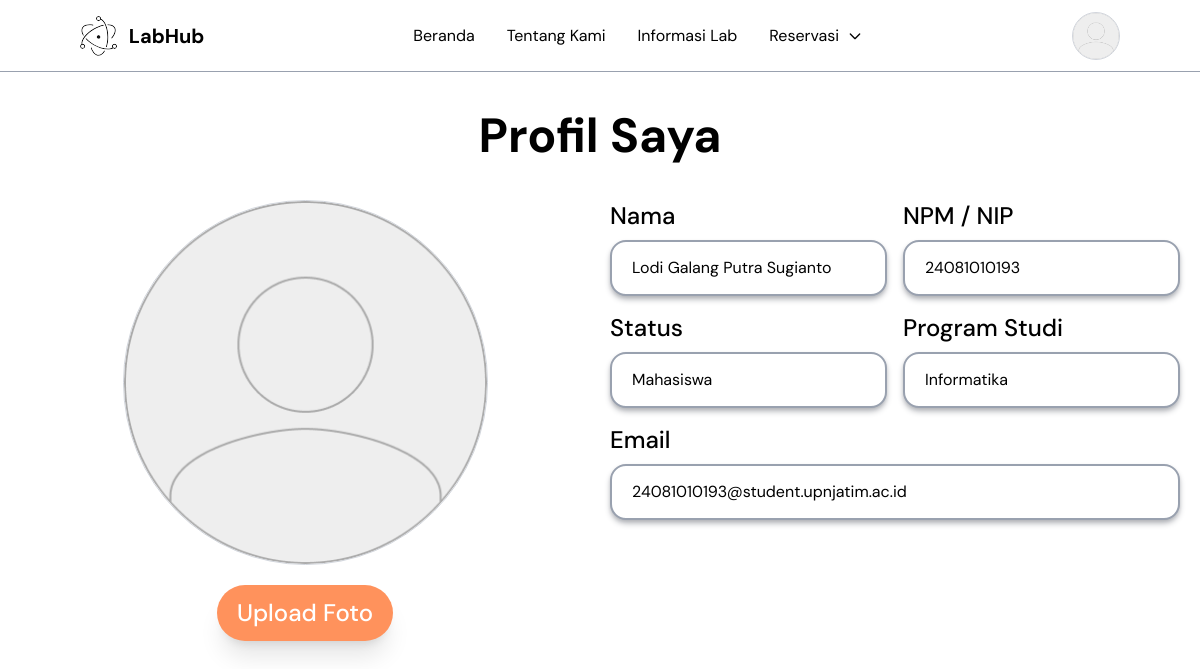
The page /index.php?page=ubah_profile (signed in) on the database as committed earlier.
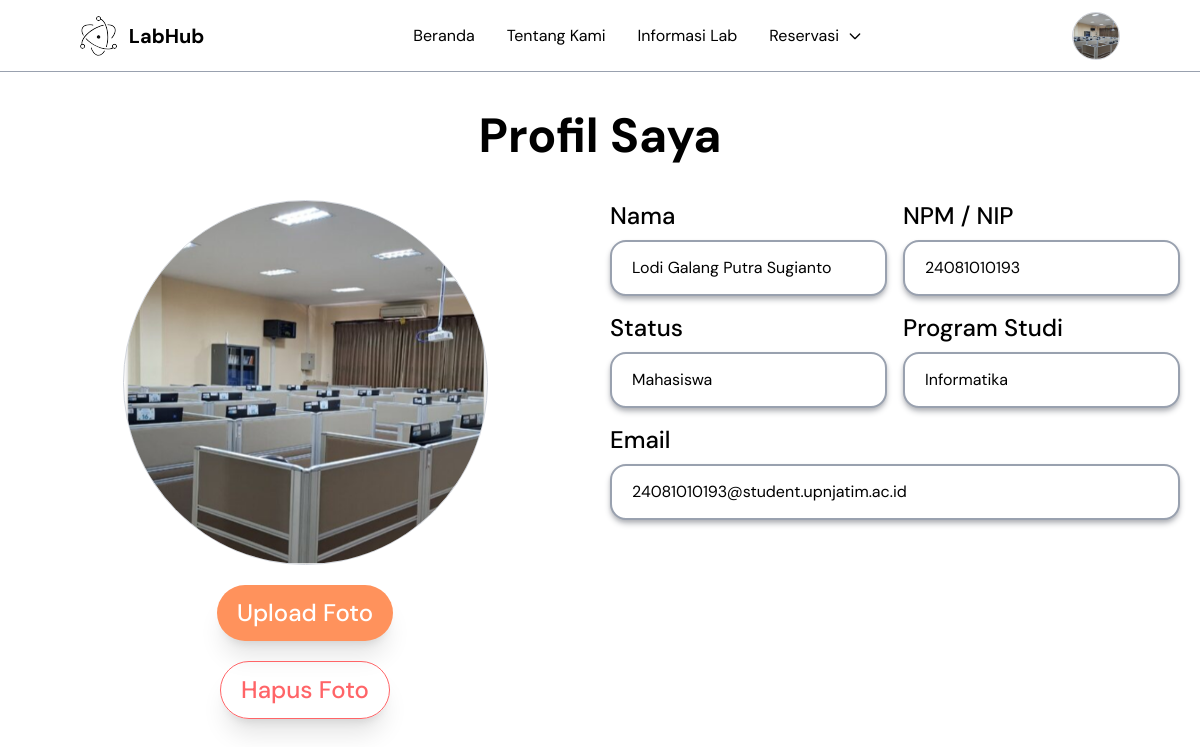
The same page on the database as committed later.
### tables this page shows
CREATE TABLE `users` (
  `id` int NOT NULL,
  `nama` varchar(100) NOT NULL,
  `email` varchar(100) NOT NULL,
  `password` varchar(255) NOT NULL,
  `foto_profile` varchar(255) DEFAULT NULL,
  `role` enum('user','admin') NOT NULL DEFAULT 'user',
  `status` enum('mahasiswa','dosen') NOT NULL,
  `npm` varchar(20) DEFAULT NULL,
  `program_studi_id` int DEFAULT NULL,
  `created_at` timestamp NULL DEFAULT CURRENT_TIMESTAMP,
  `reset_otp` varchar(10) DEFAULT NULL,
  `reset_otp_expired` datetime DEFAULT NULL,
  `reset_token` varchar(255) DEFAULT NULL
);

CREATE TABLE `program_studi` (
  `id` int NOT NULL,
  `nama_prodi` varchar(100) NOT NULL,
  `slug` varchar(100) NOT NULL,
  `kode_prodi` varchar(10) NOT NULL
);

### pages/ubah_profile.php (the view, shortened to what the changed rows need)
<?php
include __DIR__ . "/../config/config.php";
$stmt = mysqli_prepare(
    $conn,
    "SELECT users.*, program_studi.nama_prodi
    FROM users
    LEFT JOIN program_studi
    ON users.program_studi_id =
    program_studi.id
    WHERE users.id = ?"
);
mysqli_stmt_bind_param(
    $stmt,
    "i",
    $_SESSION['user_id']
);
mysqli_stmt_execute($stmt);
$result = mysqli_stmt_get_result($stmt);
$user = mysqli_fetch_assoc($result);
?>
<section class="min-h-screen py-10 px-5 xl:px-10 mt-18">
    <div class="max-w-7xl mx-auto flex flex-col gap-10">
        <h1 class="text-5xl font-bold text-center">
            Profil Saya
        </h1>
        <div class="grid grid-cols-1 lg:grid-cols-2 lg:gap-5 xl:gap-20 items-start">
            <div class="flex flex-col items-center gap-8">
                <form method="POST" enctype="multipart/form-data" class="flex flex-col items-center gap-5">
                    <img id="previewImage" src="<?= !empty($user['foto_profile'])
                        ? $user['foto_profile']
                        : 'assets/images/profile-default.png'; ?>" alt="Profile"
                        class="w-70 h-70 lg:h-91.25 lg:w-91.25 rounded-full object-cover border border-gray-300 hover:opacity-80 transition">
                    <button type="button" id="uploadButton"
                        class="bg-[#FF925C] text-white font-medium px-5 py-3 rounded-full hover:opacity-70 transition text-base sm:text-xl lg:text-2xl shadow-xl cursor-pointer">
                        Upload Foto
                    </button>
                    <div class="flex gap-4">
                        <?php if (!empty($user['foto_profile'])): ?>
                            <button type="button" name="hapus_foto" id="hapusFotoButton"
                                class="border border-red-400 text-red-400 px-5 py-3 rounded-full font-medium hover:bg-red-50 transition text-base sm:text-xl lg:text-2xl shadow-xl cursor-pointer">
                                Hapus Foto
                            </button>
                        <?php endif; ?>
                    </div>
                </form>
            </div>
            <div class="grid grid-cols-1 md:grid-cols-2  gap-4 xl:gap-8">
                <div class="flex flex-col gap-2">
                    <label class="text-2xl font-medium">
                        Nama
                    </label>
                    <input type="text" value="<?= $user['nama']; ?>" readonly
                        class="w-full border-2 border-gray-400 rounded-2xl px-5 py-3.5 bg-white shadow-md shadow-[#AFB1B6] outline-none">
                </div>
                <div class="flex flex-col gap-2">
                    <label class="text-2xl font-medium">
                        NPM / NIP
                    </label>
                    <input type="text" value="<?= $user['npm']; ?>" readonly
                        class="w-full border-2 border-gray-400 rounded-2xl px-5 py-3.5 bg-white shadow-md shadow-[#AFB1B6] outline-none">
                </div>
                <div class="flex flex-col gap-2">
                    <label class="text-2xl font-medium">
                        Status
                    </label>
                    <input type="text" value="<?= ucfirst($user['status']); ?>" readonly
                        class="w-full border-2 border-gray-400 rounded-2xl px-5 py-3.5 bg-white shadow-md shadow-[#AFB1B6] outline-none">
                </div>
                <div class="flex flex-col gap-2">
                    <label class="text-2xl font-medium">
                        Program Studi
                    </label>
                    <input type="text" value="<?= $user['nama_prodi']; ?>" readonly
                        class="w-full border-2 border-gray-400 rounded-2xl px-5 py-3.5 bg-white shadow-md shadow-[#AFB1B6] outline-none">
                </div>
                <div class="flex flex-col gap-2 md:col-span-2">
                    <label class="text-2xl font-medium">
                        Email
                    </label>
                    <input type="email" value="<?= $user['email']; ?>" readonly
                        class="w-full border-2 border-gray-400 rounded-2xl px-5 py-3.5 bg-white shadow-md shadow-[#AFB1B6] outline-none">
                </div>
            </div>
        </div>
    </div>
</section>

### components/navbar.php (shortened to what the changed rows need)
<?php
include __DIR__ . "/../config/config.php";
$user = null;
if (isset($_SESSION['is_login'])) {
    $id = $_SESSION['user_id'];
    $stmt = mysqli_prepare(
        $conn,
        "SELECT * FROM users
        WHERE id = ?"
    );
    mysqli_stmt_bind_param(
        $stmt,
        "i",
        $id
    );
    mysqli_stmt_execute($stmt);
    $result = mysqli_stmt_get_result($stmt);
    $user = mysqli_fetch_assoc($result);
} ?>
<nav class="bg-white border-b border-gray-400 fixed top-0 w-full h-18 z-50">
    <div class="max-w-7xl lg:max-w-full px-6 lg:px-20 lg:py-2.25 py-3.5 flex items-center justify-between">
        <div class="flex items-center gap-3">
            <h1 class="text-xl font-bold">LabHub</h1>
        </div>
        <div class="hidden lg:flex items-center gap-2.5 py-0.75">
            <?php if (isset($_SESSION['is_login'])): ?>
                <div class="relative w-full lg:w-auto">
                    <button data-target="#profile"
                        class="dropdownButton flex items-center justify-between w-full lg:w-auto gap-2 cursor-pointer">
                        <img src="<?= !empty($user['foto_profile'])
                            ? $user['foto_profile']
                            : 'assets/images/profile-default.png'; ?>"
                            class="w-12 h-12 rounded-full border border-gray-300 hover:opacity-80 transition">
                    </button>
                <?php endif; ?>
            </div>
        </div>
</nav>

Rows that differ between the two databases and show on the page:
changed users "Lodi Galang Putra Sugianto": foto_profile: picture added
Other text that changed with them:
text now shown: "Hapus Foto"
